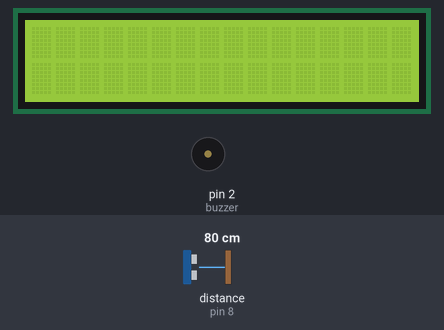
Simulated run of this sketch. Board: Arduino Uno, built with avr-gcc and run on an emulated ATmega328P. Parts: 16×2 character LCD, buzzer (waves = sounding). Wiring (inferred from the names in the program): ultrasonic range finder: trigger pin 9; echo pin 8. The inputs (shaded band) are chosen by the test bench; at power-on: distance to the obstacle (sensor on pin 8) 80 cm. The echo pulse lasts 58.3 µs per cm.

Above: at 1.2 s.
1.3 s: distance to the obstacle (sensor on pin 8) set to 2 cm
At 5.6 s:
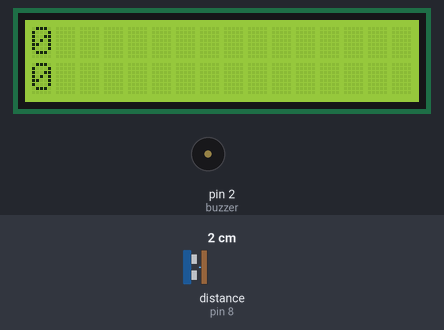
At 11.25 s:
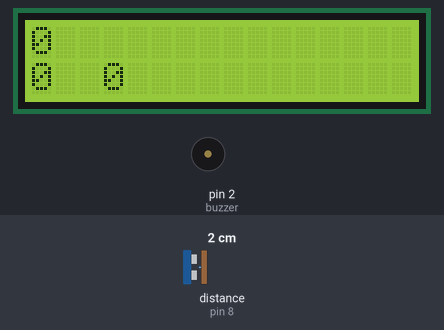
Timing chart, 0 to 11.4 s (numbered marks = the images above; inputs shaded):
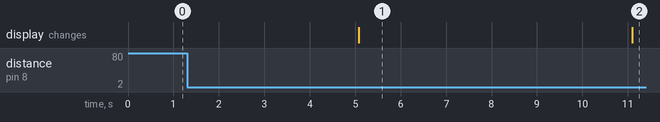

Measured:
- after the input at 1.3 s, the display: changes after 3.8 s (image 1)
- what the display in image 1 shows lasts 6.0 s, from 5.1 s to 11.1 s

The sketch:

Alarme___Lista_Encadeada.ino
```cpp
#include <LiquidCrystal.h>              // Adiciona a biblioteca para display de LCD
#include <Ultrasonic.h>
#include<stdlib.h>
#define trigger 9                       // Declara que o pino de trigger estará na porta 9
#define echo 8                          // Declara que o pino de echo estará na porta 8
float distancia = 0;                    // Cria a variável para receber o valor da distância
float tempo = 0;                        // Cria a variável para recer o valor do tempo lido do pino 5
const int buzzer = 2;       //PINO DIGITAL EM QUE O BUZZER ESTÁ CONECTADO

LiquidCrystal lcd(12,11, 5, 4, 3, 2);   // Define os pinos que são utilizados para conexão do display
Ultrasonic ultrasonic(trigger,echo);  //INICIALIZANDO OS PINOS

typedef struct fila{       		 // Estrutura do tipo fila
	int tipo_beep;                 //Armazena um novo alarme
	struct fila *prox;   	         //Aponta pro proximo elemento
}TF;

TF * inicio = NULL;
int flag = 0;
int cont = 0;
int cont_beep = 0;
int cont_espera = 0;
int posicao = 0;

TF * insere(TF * inicio, int elem){

	TF * novo = (TF *) malloc(sizeof(TF));	//Guarda na memória o tamanho da minha estrutura(8 bytes);
	novo->tipo_beep = elem;   				// O inteiro da minha estrutura recebe o elemento para inserir

	if(!inicio){				 //1º Caso - Lista vazia
		inicio = novo;
		inicio->prox = NULL;
		return inicio;
	}

	if(inicio && !inicio->prox){	//2º Caso - Lista com um unico elemento     1->
		inicio->prox = novo;
		novo->prox = NULL;
		return inicio;
	}

	//3º Caso - Lista com mais de um elemento     1 -> 2 -> 3 ->4->5->

	TF * aux = inicio;

	while(aux->prox)
		aux= aux->prox;

	aux->prox = novo;
	novo->prox = NULL;
	return inicio;
}

TF * retira(TF * inicio){       // Remove o primeiro elemento
	if(!inicio){
		return inicio;
	}

	if(inicio && !inicio->prox){
		free(inicio);
		inicio = NULL;
		return inicio;
	}

	TF * aux = inicio;
	inicio = inicio->prox;
	free(aux);
	return inicio;
}

void imprime(TF* inicio, int posicao){
	if(!inicio)
		return;
 	lcd.setCursor(posicao,1);                   // Posiciona o cursor
	lcd.print("%d->", inicio->tipo_beep);
	return imprime(inicio->prox, posicao+3);
}

void setup() {

  pinMode(trigger, OUTPUT);             // Configura o trigger como saída
  digitalWrite(trigger, LOW);                //Configura o trigger em nível baixo inicialmente
  pinMode(echo, INPUT);                   // Configura o echo como entrada de sinal digital
  lcd.begin(16,2);                                 // Configura e inicia o display como sendo de 16 colunas e 2 linhas
  lcd.clear();                                          // Limpa qualquer informação armazenada em cache
}

void loop() {
  distancia = 0;
  digitalWrite(trigger, HIGH);          // Aciona o trigger por 10 microsegundos
  delayMicroseconds(10);
  digitalWrite(trigger, LOW);

  tempo = pulseIn(echo, HIGH);          // Lê o tempo em que echo permanece em nivel alto, tempo dado em microsegundos
  tempo = tempo/1000000;                // Converte o tempo para segundos
  distancia = (tempo*340)*50;           // Calcula a distancia com base na equação fornecida no datasheet


if(distancia <= 30 && cont >= 5){
	cont = 0;
	inicio = insere(inicio, cont_beep);
	cont_beep++;
}
else
	cont += 1;

if(inicio && cont_espera < 15){
	tone(buzzer, 440, (inicio->tipo_beep) * 500);
	noTone(buzzer);
	cont_espera++;
	lcd.clear();                          		// Limpa o display
  	lcd.setCursor(0,0);                   // Posiciona o cursor
  	lcd.print("%d Pessoa", inicio->tipo_beep);        // Escreve no display  a pessoa atual
}
else{
	cont_espera = 0;
	inicio = retira(inicio);
	//cont_beep--;
}

  imprime(inicio, posicao);

  delay(1000);                           // Intervalo até a próxima medida
}
```
